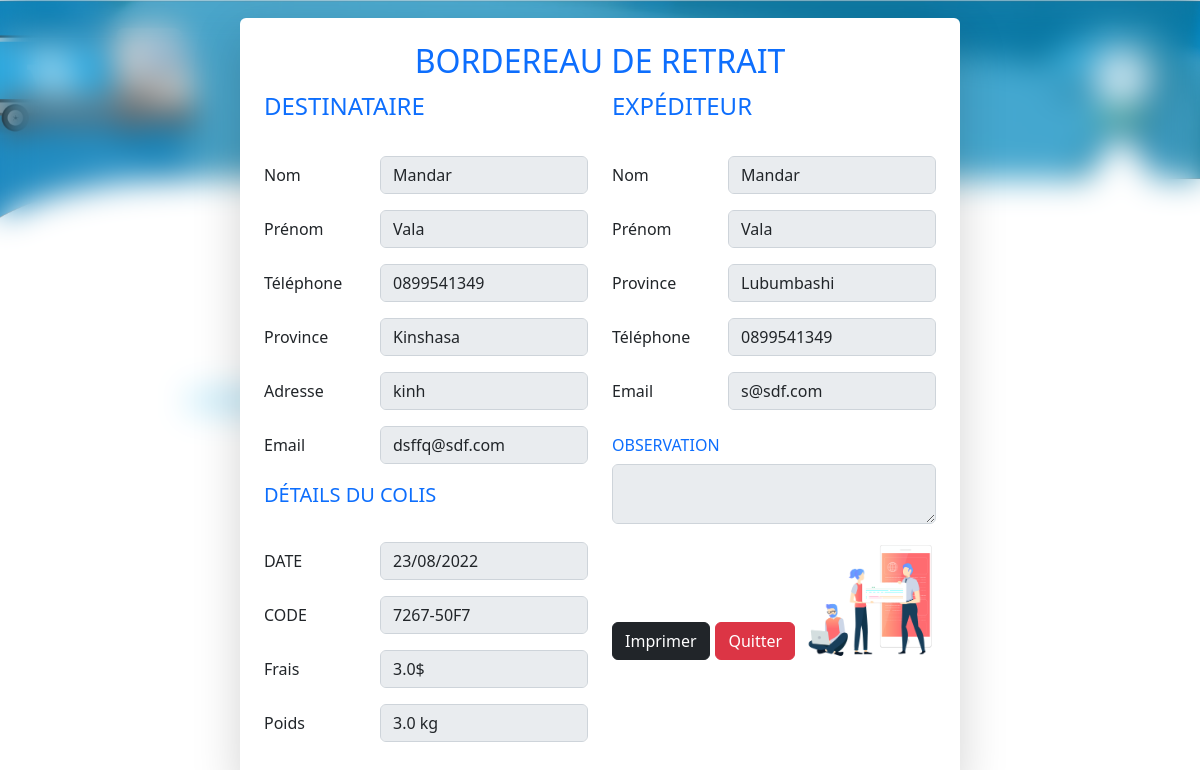
Screenshot of /bordereau/retrait/4 (signed in) with the database file from the repository.
### login/models.py (models this page shows, shortened)
class Colis(models.Model):
    name = models.CharField(max_length=200)
    frais = models.FloatField()
    poids = models.FloatField()
    date_enregistrement = models.DateField(default=datetime.date.today)
    expediteur = models.OneToOneField(Expediteur, on_delete=models.DO_NOTHING)
    destinataire = models.OneToOneField(Destinataire, on_delete=models.DO_NOTHING)
    province_expediteur = models.ForeignKey(Province,related_name='province_origine' ,on_delete=models.DO_NOTHING)
    province_destinataire = models.ForeignKey(Province,related_name='province_destination' ,on_delete=models.DO_NOTHING)
    code = models.CharField(max_length=200)
    observation = models.CharField(max_length=255, default="", null=True)
    class Meta:
        verbose_name = "colis"
        verbose_name_plural = "colis"

class Destinataire(models.Model):
    name = models.CharField(max_length=200, null=False)
    prenom = models.CharField(max_length=200)
    telephone = models.CharField(max_length=200)
    gmail = models.CharField(max_length=200)
    adresse = models.CharField(max_length=200)
    class Meta:
        verbose_name = "destinataire"
        verbose_name_plural = "destinataires"

class Province(models.Model):
    name = models.CharField(max_length=200, null=False)
    class Meta:
        verbose_name = "province"
        verbose_name_plural = "provinces"

class Expediteur(models.Model):
    name = models.CharField(max_length=200)
    prenom = models.CharField(max_length=200)
    telephone = models.CharField(max_length=200)
    gmail = models.CharField(max_length=200)
    class Meta:
        verbose_name = "expediteur"
        verbose_name_plural = "expediteurs"

### colis/views.py (the view)
# urls.py: path("bordereau/retrait/<int:colis_id>", bordereau_retrait, name="bordereau_retrait"),
def bordereau_retrait(request, colis_id):
    if not request.user.is_authenticated:
        return redirect('connexion')
    erreur = None
    user_info = get_user_info(request)
    colis = verify_and_get_colis(colis_id=colis_id, attribut=PROVINCE_ATTRIBUT.DESTINATAIRE, province=user_info.province)
    if not colis:
        erreur = "Ce colis n'existe pas ou a été supprimé"
    return render(request, "bordereau_retrait.html", context={"colis": colis, "erreur": erreur})

### colis/utils.py (called while the page is built)
def get_user_info(request):
    return Agent.objects.get(user=request.user)

def verify_and_get_colis(colis_id:int, attribut: PROVINCE_ATTRIBUT, province:Province):
    try:
        if attribut == PROVINCE_ATTRIBUT.DESTINATAIRE:
            return Colis.objects.get(id=colis_id, province_destinataire=province)
        elif attribut == PROVINCE_ATTRIBUT.EXPEDITEUR:
            return Colis.objects.get(id=colis_id, province_expediteur=province)
        else:
            return None
    except:
        return None

### colis/templates/bordereau_retrait.html (shortened to what this page needs)
{% extends "_bordereau.html" %}
{% load static %}
{% block content %}
<h2 class="title text-primary text-center">BORDEREAU DE RETRAIT</h2>
{% if colis %}
<div class="row">
    <div class="col-6">
        <div class="d-flex mb-3 align-items-end flex-row">
            <p class="fs-4 col-7 text-primary">DESTINATAIRE</p>
        </div>
        <div class="mb-3 justify-content-between d-flex row">
            <label style="white-space: nowrap;" for="destinataire_name" class="col-sm-2 col-form-label">Nom</label>
            <div class="col-sm-8">
                <input disabled value="{{ colis.destinataire.name }}" name="destinataire_name" type="text"
                    class="form-control" id="destinataire_name">
            </div>
        </div>
        <div class="mb-3 justify-content-between d-flex row">
            <label style="white-space: nowrap;" for="destinataire_prenom" class="col-sm-2 col-form-label">Prénom</label>
            <div class="col-sm-8">
                <input disabled value="{{ colis.destinataire.prenom }}" name="destinataire_prenom" type="text"
                    class="form-control" id="destinataire_prenom">
            </div>
        </div>
        <div class="mb-3 justify-content-between d-flex row">
            <label for="destinataire_telephone" class="col-sm-2 col-form-label">Téléphone</label>
            <div class="col-sm-8">
                <input disabled value="{{ colis.destinataire.telephone }}" name="destinataire_telephone" type="text"
                    class="form-control" id="destinataire_telephone">
            </div>
        </div>
        <div class="mb-3 justify-content-between d-flex row">
            <label for="destinataire_province" class="col-sm-2 col-form-label">Province</label>
            <div class="col-sm-8">
                <input disabled value="{{ colis.province_destinataire.name }}" name="destinataire_province" type="text"
                    class="form-control" id="destinataire_province">
            </div>
        </div>
        <div class="mb-3 justify-content-between d-flex row">
            <label for="destinataire_address" class="col-sm-2 col-form-label">Adresse</label>
            <div class="col-sm-8">
                <input value="{{ colis.destinataire.adresse }}" disabled name="destinataire_address" type="text"
                    class="form-control" id="destinataire_address">
            </div>
        </div>
        <div class="mb-3 justify-content-between d-flex row">
            <label for="destinataire_email" class="col-sm-2 col-form-label">Email</label>
            <div class="col-sm-8">
                <input value="{{ colis.destinataire.gmail }}" disabled name="destinataire_email" type="email"
                    class="form-control" id="destinataire_email">
            </div>
        </div>
        <div class="d-flex mb-3 align-items-end flex-row">
            <p class="fs-5 col-7 text-primary">DÉTAILS DU COLIS</p>
        </div>
        <div class="mb-3 d-flex justify-content-between row">
            <label for="date_enregistrement" class="col-sm-2 col-form-label text-transform-upper">DATE</label>
            <div class="col-sm-8">
                <input disabled value="{{ colis.date_enregistrement|date:'d/m/Y' }}" disabled type="text" class="form-control">
            </div>
        </div>
        <div class="mb-3 d-flex justify-content-between row">
            <label for="code" class="col-sm-2 col-form-label text-transform-upper">CODE</label>
            <div class="col-sm-8">
                <input disabled value="{{ colis.code }}" disabled type="text" class="form-control">
            </div>
        </div>
        <div class="mb-3 d-flex justify-content-between row">
            <label for="frais" class="col-sm-2 col-form-label text-transform-upper">Frais</label>
            <div class="col-sm-8">
                <input disabled value="{{ colis.frais }}$" disabled type="text" class="form-control">
            </div>
        </div>
        <div class="mb-3 d-flex justify-content-between row">
            <label for="poids" class="col-sm-2 col-form-label text-transform-upper">Poids</label>
            <div class="col-sm-8">
                <input disabled value="{{ colis.poids }} kg" disabled type="text" class="form-control">
            </div>
        </div>
    </div>
    <div class="col-6">
        <div class="d-flex mb-3 align-items-end flex-row">
            <p class="fs-4 col-7 text-primary">EXPÉDITEUR</p>
        </div>
        <div class="mb-3 justify-content-between d-flex row">
            <label style="white-space: nowrap;" for="expediteur_name" class="col-sm-2 col-form-label">Nom</label>
            <div class="col-sm-8">
                <input value="{{ colis.expediteur.name }}" disabled required name="expediteur_name" type="text"
                    class="form-control" id="expediteur_name">
            </div>
        </div>
        <div class="mb-3 justify-content-between d-flex row">
            <label style="white-space: nowrap;" for="expediteur_prenom" class="col-sm-2 col-form-label">Prénom</label>
            <div class="col-sm-8">
                <input value="{{ colis.expediteur.prenom }}" disabled required name="expediteur_prenom" type="text"
                    class="form-control" id="expediteur_prenom">
            </div>
        </div>
        <div class="mb-3 justify-content-between d-flex row">
            <label for="expediteur_province" class="col-sm-2 col-form-label">Province</label>
            <div class="col-sm-8">
                <input required disabled type="text" class="form-control" value="{{ colis.province_expediteur.name }}">
            </div>
        </div>
        <div class="mb-3 justify-content-between d-flex row">
            <label for="expediteur_telephone" class="col-sm-2 col-form-label">Téléphone</label>
            <div class="col-sm-8">
                <input value="{{ colis.expediteur.telephone }}" disabled name="expediteur_telephone" type="text"
                    class="form-control" id="expediteur_telephone">
            </div>
        </div>
        <div class="mb-3 justify-content-between d-flex row">
            <label for="expediteur_email" class="col-sm-2 col-form-label">Email</label>
            <div class="col-sm-8">
                <input value="{{ colis.expediteur.gmail }}" disabled name="expediteur_email" type="email"
                    class="form-control" id="expediteur_email">
            </div>
        </div>
        <div class="mb-3 justify-content-between d-flex row">
            <label style="white-space: nowrap;" for="observation"
                class="col-sm-12 text-primary col-form-label">OBSERVATION</label>
            <div class="col-sm-12">
                <textarea disabled style="padding: 5px;" maxlength="255" required name="observation" type="number"
                    class="form-control" id="observation"> {{ colis.observation }} </textarea>
            </div>
        </div>
        <div class="d-flex mb-3 align-items-end justify-content-between flex-row">
            <a href="#" class="btn btn-dark">Imprimer</a>
            <a href="{% url 'receptions' %}" class="btn btn-danger">Quitter</a>
            <img class="col-5" src="{% static 'agent_livraison.png' %}" alt="">
        </div>
    </div>
</div>
{% else %}
<div class="alert alert-danger text-center">{{erreur}}</div>
<a href="{% url 'receptions' %}" style="margin: auto 0;" class="d-block btn btn-danger">Quitter</a>
{% endif %}
{% endblock %}

### colis/templates/_bordereau.html (style rules this page uses)
html, body { height: 100%; width: 100% }

### rows the page displays
Colis: destinataire_name "Mandar", destinataire_prenom "Vala", destinataire_telephone "0899541349", destinataire_province "Kinshasa", destinataire_address "kinh", destinataire_email "dsffq@sdf.com", date_enregistrement "23/08/2022", code "7267-50F7", frais "3.0$", poids "3.0 kg", expediteur_name "Mandar", expediteur_prenom "Vala", province_expediteur.name "Lubumbashi", expediteur_telephone "0899541349", expediteur_email "s@sdf.com"
